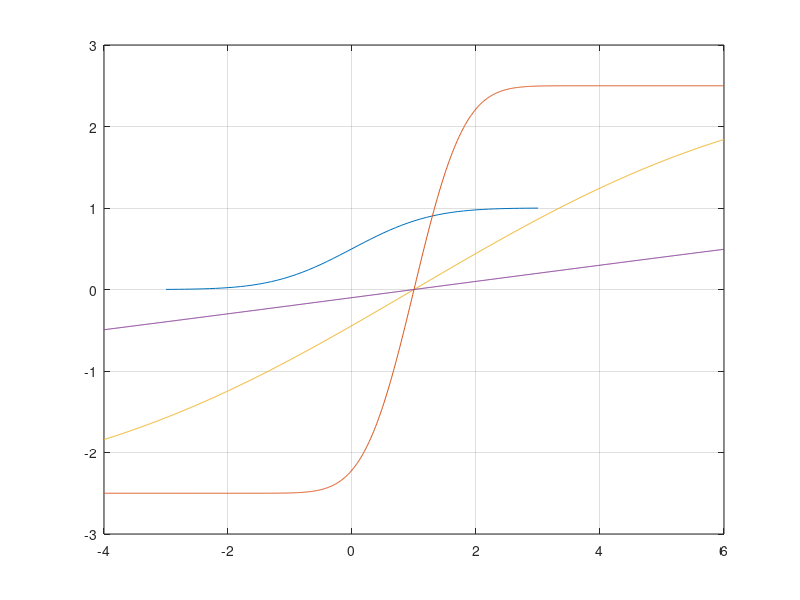

Source code (MATLAB):
erf(0.76);

V = [0.5 0, 1 0.72];
erf(V);

M = [0.29 -0.11; 3.1    -2.9];
erf(M);

%%
x = -3 : 0.1 : 3;
y = (1/2) * (1+erf(x/sqrt(2)));
plot(x,y);
grid on;


%%
clear;clc;
x = -4 : 0.01 : 6;
t = [0.1 5 100];
a = 5;
k = 2;
b = 1;
figure(1)
hold on;
for i = 1 : 3
    u(i, :) = (a/2) * (erf((x-b)/sqrt(4*k*t(i))));
    plot(x, u(i, :));
end